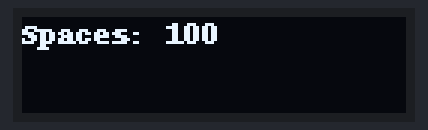
A program run on a simulated Raspberry Pi (BCM pin numbers). Parts: 128×32 one-colour display.

Above: at 0.1 s.

The program:

main.py
```python
# Import necessary libraries
import RPi.GPIO as GPIO
import time
from adafruit_servokit import ServoKit
from board import SCL, SDA
import busio
from PIL import Image, ImageDraw, ImageFont
import adafruit_ssd1306

# Create the I2C interface.
i2c = busio.I2C(SCL, SDA)

# Create the SSD1306 OLED class.
disp = adafruit_ssd1306.SSD1306_I2C(128, 32, i2c)

# Clear display.
disp.fill(0)
disp.show()

# Create blank image for drawing.
width = disp.width
height = disp.height
image = Image.new("1", (width, height))

# Get drawing object to draw on image.
draw = ImageDraw.Draw(image)

# Draw a black filled box to clear the image.
draw.rectangle((0, 0, width, height), outline=0, fill=0)

# Draw some text.
font = ImageFont.load_default()
total_spaces = 100  # Define total parking spaces
draw.text((0, 0), "Spaces: " + str(total_spaces), font=font, fill=255)

# Display image.
disp.image(image)
disp.show()

# Set the servo kit
kit = ServoKit(channels=16)

# Set the GPIO mode
GPIO.setmode(GPIO.BCM)

# Define the pins for the IR sensors and servo motors
IR_sensor_entrance = 14
IR_sensor_exit = 15
servo_motor_entrance = 0
servo_motor_exit = 1

# Set the IR sensor pins as input
GPIO.setup(IR_sensor_entrance, GPIO.IN)
GPIO.setup(IR_sensor_exit, GPIO.IN)

while True:
    # Check the entrance IR sensor
    if GPIO.input(IR_sensor_entrance):
        if total_spaces > 0:
            # Car detected, turn the servo motor
            kit.servo[servo_motor_entrance].angle = 90
            time.sleep(1)
            kit.servo[servo_motor_entrance].angle = 0
            total_spaces -= 1  # Decrease the number of available spaces
            draw.rectangle((0, 0, width, height), outline=0, fill=0)
            draw.text((0, 0), "Spaces: " + str(total_spaces), font=font, fill=255)
            disp.image(image)
            disp.show()
        else:
            # Car park is full
            draw.rectangle((0, 0, width, height), outline=0, fill=0)
            draw.text((0, 0), "FULL", font=font, fill=255)
            disp.image(image)
            disp.show()

    # Check the exit IR sensor
    if GPIO.input(IR_sensor_exit):
        # Car detected, turn the servo motor
        kit.servo[servo_motor_exit].angle = 90
        time.sleep(1)
        kit.servo[servo_motor_exit].angle = 0
        total_spaces += 1  # Increase the number of available spaces
        draw.rectangle((0, 0, width, height), outline=0, fill=0)
        draw.text((0, 0), "Spaces: " + str(total_spaces), font=font, fill=255)
        disp.image(image)
        disp.show()

    time.sleep(0.1)  # Delay to avoid rapid sensor triggering
```
